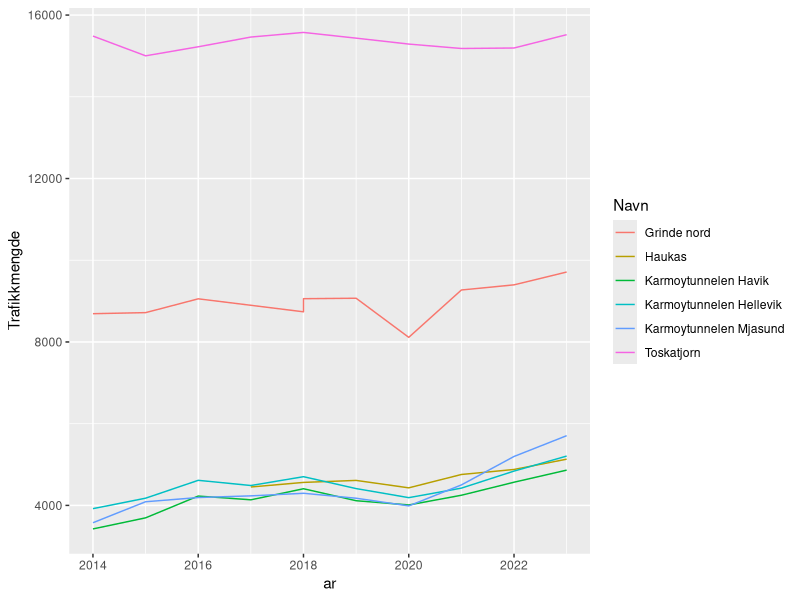
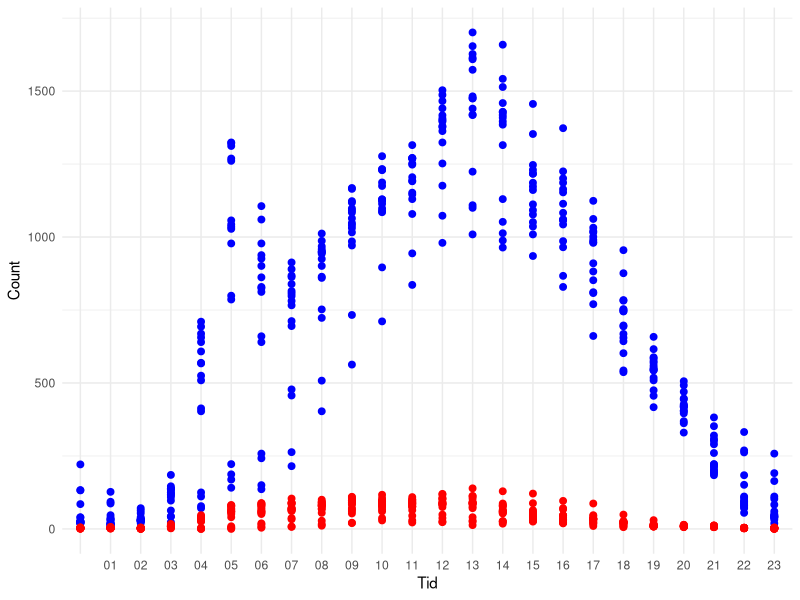
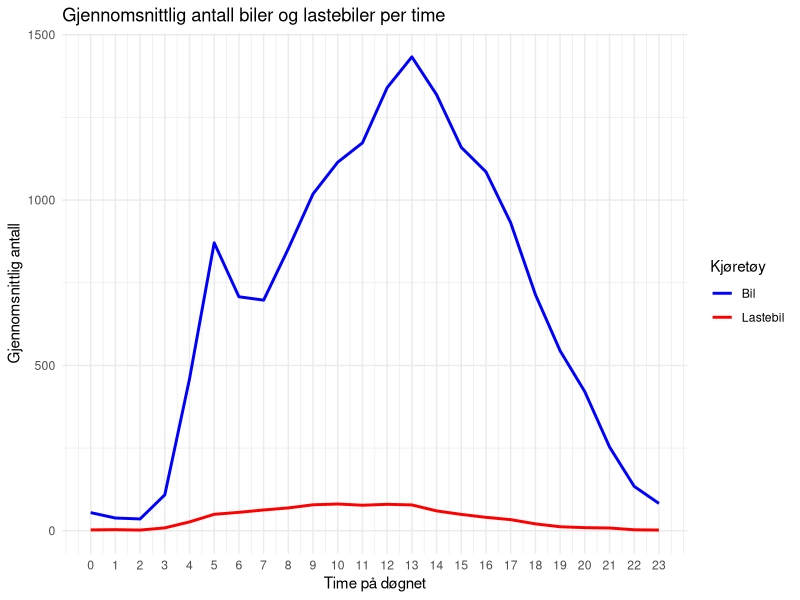

Generate these figures, in order, with R:
## ---- chunk 1
library(tidyverse)
library(readr)
library(readxl)
library(dplyr)
library(stringr)
library(lubridate)
## ---- chunk 2
# Les Excel-filene (juster filstiene etter hvor de ligger i prosjektet ditt)
tidligere_data <- read_excel("tidligere_data.xlsx")
ny_data <- read_excel("ny_data.xlsx")
## ---- chunk 3
# Fjerne mellomrom og linjeskift fra kolonnenavnene i 'tidligere_data'
colnames(tidligere_data) <- str_trim(gsub("\r\n", "", colnames(tidligere_data)))

# Omdøpe variabler i 'tidligere_data' for å matche variablene i 'ny_data'
tidligere_data <- tidligere_data %>%
  rename(
    `Kjønn` = `Hvilket kjønn identifiserer du som?`,  # Omdøp "Hvilket kjønn identifiserer du som?" til "Kjønn"
    `Alder` = `Din alder`,  # Omdøp "Din alder" til "Alder"
    `Utdanning` = `Hva er din høyeste utdanning?`,  # Omdøp utdanning
    `Næring` = `I hvilken næring jobber du?`,  # Omdøp næring
    `Inntektsgruppe` = `Hvilken inntektsgruppe hører du til?`,  # Omdøp inntektsgruppe
    `Antall personer i husstanden` = `Hvor mange personer bor i din husstand?`,  # Omdøp antall personer
    `Antall med førerkort` = `Hvor mange i husstanden har førerkort?`,  # Omdøp førerkort
    `Transportmåte disponibelt` = `Hva har du til disposisjon?`,  # Omdøp transportmåte
    `Hvordan kommer du deg til jobb` = `Hva har du reist med siste uken?`,  # Omdøp hvordan du kommer deg til jobb
    `Tid brukt til jobb` = `Hvor lang er din pendletid til jobb?`,  # Omdøp tid brukt til jobb
    `Postnummer` = `Hva er ditt postnummer (bosted)`,  # Omdøp postnummer
    `Postnummer arbeidssted` = `Hva er ditt postnummer (arbeidsplass)`,  # Omdøp postnummer arbeidssted
    `Fast oppmøte` = `Har du fast oppmøtested?`,  # Omdøp fast oppmøte
    `Parkering ved jobb` = `Er det gode parkeringsmuligheter nær din arbeidsplass?`  # Omdøp parkering
  )

# Omdøpe variabler i 'ny_data' (hvis nødvendig) for å matche samme tema
ny_data <- ny_data %>%
  rename(
    `Kjønn` = `Hvilket kjønn identifiserer du deg som?`,  # Omdøp "Hvilket kjønn identifiserer du deg som?" til "Kjønn"
    `Alder` = `Hva er alderen din?`,  # Omdøp "Hva er alderen din?" til "Alder"
    `Utdanning` = `Hva er din høyeste utdanning?`,  # Omdøp utdanning
    `Næring` = `I hvilken næring jobber du?`,  # Omdøp næring
    `Inntektsgruppe` = `Hvilken inntektsgruppe tilhører du?`,  # Omdøp inntektsgruppe
    `Antall personer i husstanden` = `Hvor mange bor i din husstand?`,  # Omdøp antall personer
    `Antall med førerkort` = `Hvor mange har førerkort i din husstand?`,  # Omdøp førerkort
    `Transportmåte disponibelt` = `Hvilke muligheter har du tilgjengelig for reise til jobb?`,  # Omdøp transportmåte
    `Hvordan kommer du deg til jobb` = `Hvilke muligheter bruker du for å reise til jobb?`,  # Omdøp hvordan du kommer deg til jobb
    `Tid brukt til jobb` = `Hvor lang tid bruker du til jobb`,  # Omdøp tid brukt til jobb
    `Postnummer` = `Hvilket postnummer er din husstand plassert under?`,  # Omdøp postnummer
    `Postnummer arbeidssted` = `Hvilket postnummer er arbeidsplassen din plasser under?`,  # Omdøp postnummer arbeidssted
    `Fast oppmøte` = `Har du fast oppmøte til jobb?`,  # Omdøp fast oppmøte
    `Parkering ved jobb` = `Har du parkeringsmuligheter på jobb?`  # Omdøp parkering
  )
## ---- chunk 4
# Velge felles variabler (tema) i begge datasettene
common_columns <- c("Starttidspunkt", "Kjønn", "Alder", "Utdanning", "Næring", "Inntektsgruppe",
                    "Antall personer i husstanden", "Antall med førerkort", "Transportmåte disponibelt",
                    "Hvordan kommer du deg til jobb", "Tid brukt til jobb", "Postnummer",
                    "Postnummer arbeidssted", "Fast oppmøte", "Parkering ved jobb")

# Slå sammen datasettene
merged_data <- bind_rows(
  select(ny_data, all_of(common_columns)),
  select(tidligere_data, all_of(common_columns))
)

# Se resultatet
head(merged_data)

# Sjekk at du har fått 160 observasjoner
nrow(merged_data)
## ---- chunk 5
library(readr)
datasett_2014_2024 <- read_delim("datasett_2014_2024.csv", 
    delim = ";", escape_double = FALSE, trim_ws = TRUE)

Karmsundsgata <- read_delim("Karmsundsgata.csv", 
    delim = ";", escape_double = FALSE, trim_ws = TRUE)
## ---- chunk 6
datasett_2014_2024 <- datasett_2014_2024 |> 
  filter(
    Felt == str_match_all(Felt, "Totalt"
    ) 
  ) |> 
  mutate(
    Lastebil = `7,6m - 12,5m` + `12,5m - 16,0m` + `>= 16,0m`,
    Bil = `< 5,6m` + `5,6m - 7,6m`
  ) |> 
  select(
    Navn, Vegreferanse, Fra, ar, Bil, Lastebil, Trafikkmengde, Felt
  )


## ---- chunk 7
datasett_2014_2024 |> 
  ggplot(
    aes(
      x = ar,
      y = Trafikkmengde,
      colour = Navn
    )
  ) + 
  geom_line() 
## ---- chunk 8
Karmsundsgata <- Karmsundsgata |> 
    mutate(
    Lastebil = `7,6m - 12,5m` + `12,5m - 16,0m` + `>= 16,0m`,
    Bil = `< 5,6m` + `5,6m - 7,6m`
  ) |> 
  select(
    Navn, Vegreferanse, Fra, Bil, Lastebil, Trafikkmengde, Felt
  ) |> 
filter(
    Felt == str_match_all(Felt, "Totalt"),
  )
## ---- chunk 9
Karmsundsgata <- Karmsundsgata |> 
   mutate(
    Mnd = str_sub(Fra, start = 6, end = 7),
    Tid = str_sub(Fra, start = 12, 13),
    Dato = str_sub(Fra, start = 9, end = 10)
  )
## ---- chunk 10
# Create the plot
Karmsundsgata |> 
  ggplot(aes(x = Tid)) +       # Set the x-axis variable
  geom_point(aes(y = Bil), color = "blue", size = 2) +   # Points for cars in blue
  geom_point(aes(y = Lastebil), color = "red", size = 2) + # Points for trucks in red
  labs(y = "Count", color = "Vehicle Type") +  # Add labels
  theme_minimal()   # Clean theme for better appearance

## ---- chunk 11
# Legge til en kolonne med kun timen fra "Fra"-kolonnen
resultat_per_time <- Karmsundsgata |>
  mutate(time_of_day = hour(Fra)) |>  # Ekstraherer timen fra tidspunktene
  group_by(time_of_day) |>  # Grupperer etter time
  summarise(
    bil_mean = mean(Bil, na.rm = TRUE),        # Gjennomsnitt for "Bil" per time
    lastebil_mean = mean(Lastebil, na.rm = TRUE)  # Gjennomsnitt for "Lastebil" per time
  )
## ---- chunk 12
# Plotting gjennomsnittet av "Bil" og "Lastebil" for hver time på døgnet
ggplot(resultat_per_time, aes(x = time_of_day)) +
  geom_line(aes(y = bil_mean, color = "Bil"), size = 1) +  # Linjeplot for "Bil"
  geom_line(aes(y = lastebil_mean, color = "Lastebil"), size = 1) +  # Linjeplot for "Lastebil"
  labs(title = "Gjennomsnittlig antall biler og lastebiler per time",
       x = "Time på døgnet",
       y = "Gjennomsnittlig antall",
       color = "Kjøretøy") +
  theme_minimal() +
  scale_color_manual(values = c("Bil" = "blue", "Lastebil" = "red")) +
  scale_x_continuous(breaks = 0:23)  # Viser alle timer fra 0 til 23
## ---- chunk 13

